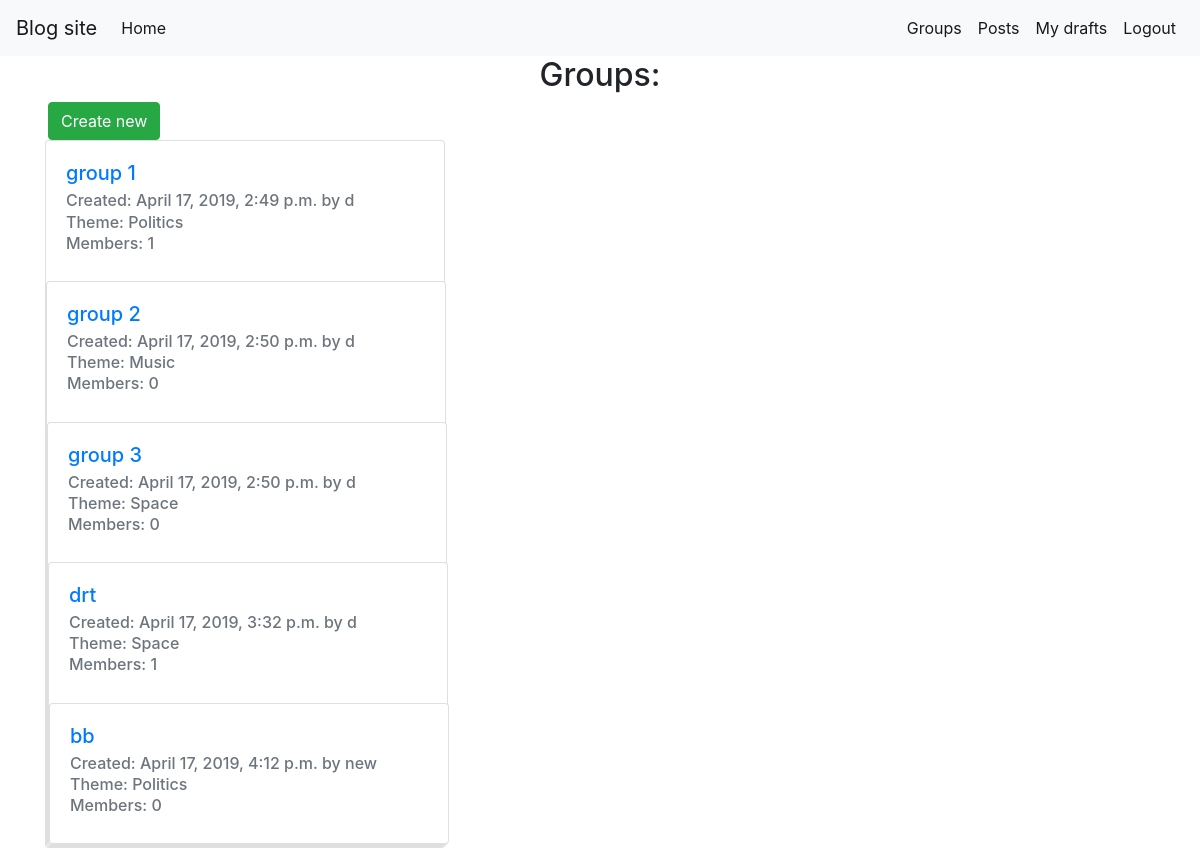
The page /groups/ (signed in) on the database as committed earlier.
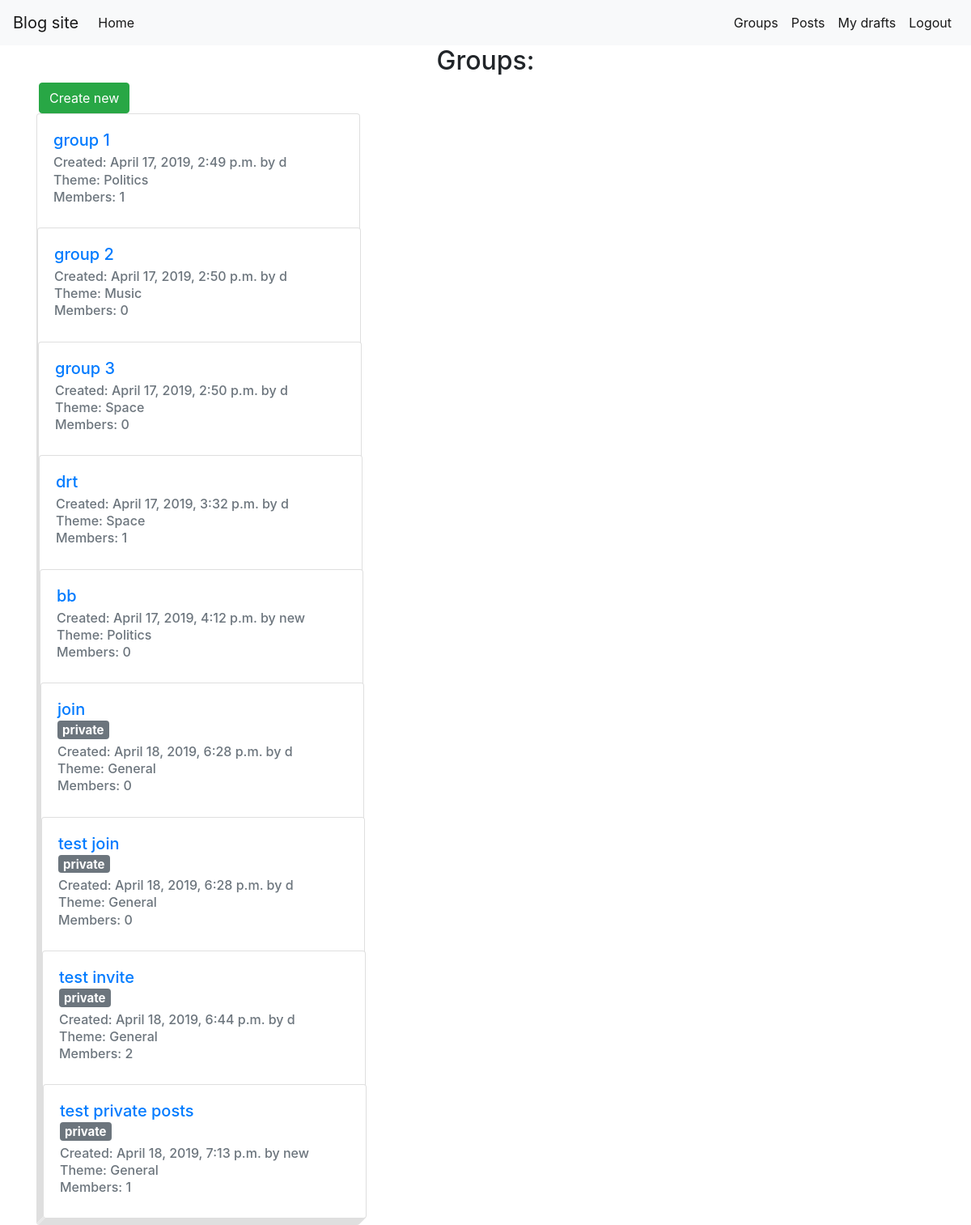
The same page on the database as committed later.
### blog/models.py (models this page shows, shortened)
class Group(models.Model):
    THEME_CHOICES = (
        ('GE', 'General'),
        ('MU', 'Music'),
        ('SP', 'Sport'),
        ('TV', 'Television'),
        ('PL', 'Politics'),
        ('SP', 'Space'),
        ('HE', 'Health')
    )
    name = models.CharField(max_length=100)
    theme = models.CharField(choices=THEME_CHOICES, max_length=2)
    creator = models.ForeignKey(User, on_delete=models.CASCADE, related_name='creator')
    date_created = models.DateTimeField(default=timezone.now)
    members = models.ManyToManyField(User, through='Membership', related_name='members')
    is_private = models.BooleanField(default=False)

### blog/views.py (the view)
# urls.py: path('groups/', views.GroupsList.as_view(), name='group_list'),
class GroupsList(LoginRequiredMixin, ListView):
    model = Group
    template_name = 'groups/groups_list.html'

### blog/templates/groups/groups_list.html
{% extends 'base.html' %}
{% block content %}
<div class="header">
<h2 class="header-center">Groups:</h2>
</div>
    <div class="ml-5">
    <a class="btn btn-success" href="{% url 'group_create' %}" role="button">Create new</a>
    </div>
    <div class="container">
    <div class="row">
    <div class="col-8">
    {% for group in group_list %}
        <div class="card" style="width: 25rem; ">
  <div class="card-body">
    <h5 class="card-title"><a class="nav nav-elem" href="{% url 'group_info' group_id=group.pk %}">
            {{ group.name }}</a>  {% if group.is_private %}<span class="badge badge-secondary">private</span></h5> {% endif %}
    <h6 class="card-subtitle mb-2 text-muted">Created: {{ group.date_created }} by {{ group.creator.username }}</h6>
    <h6 class="card-subtitle mb-2 text-muted">Theme: {{ group.get_theme_display }}</h6>
    <h6 class="card-subtitle mb-2 text-muted">Members:  {{ group.members.count }}</h6>
  </div>
    {% endfor %}
    </div>
    </div>
    </div>
    </div>
{% endblock %}

Rows that differ between the two databases and show on the page:
added Group: name "join", is_private "private", date_created "April 18, 2019, 6:28 p.m.", creator.username "d", theme "General", members.count "0"
added Group: name "test join", is_private "private", date_created "April 18, 2019, 6:28 p.m.", creator.username "d", theme "General", members.count "0"
added Group: name "test invite", is_private "private", date_created "April 18, 2019, 6:44 p.m.", creator.username "d", theme "General", members.count "2"
added Group: name "test private posts", is_private "private", date_created "April 18, 2019, 7:13 p.m.", creator.username "new", theme "General", members.count "1"
